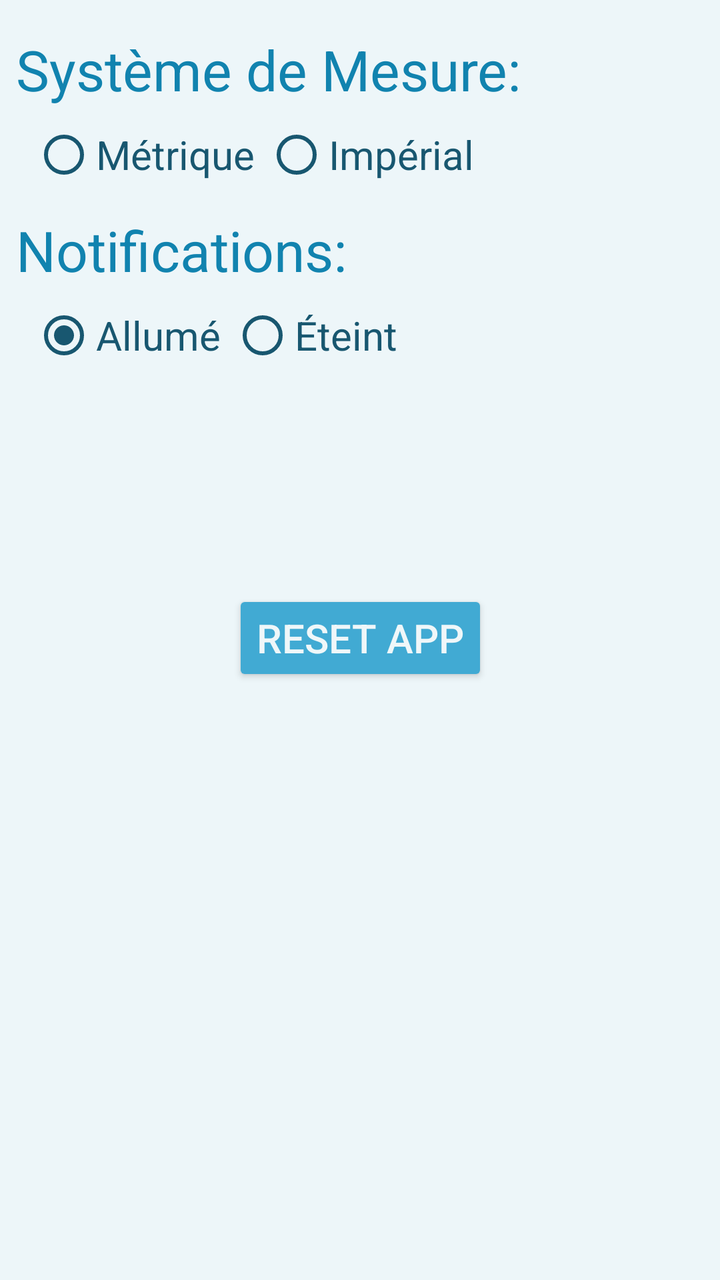
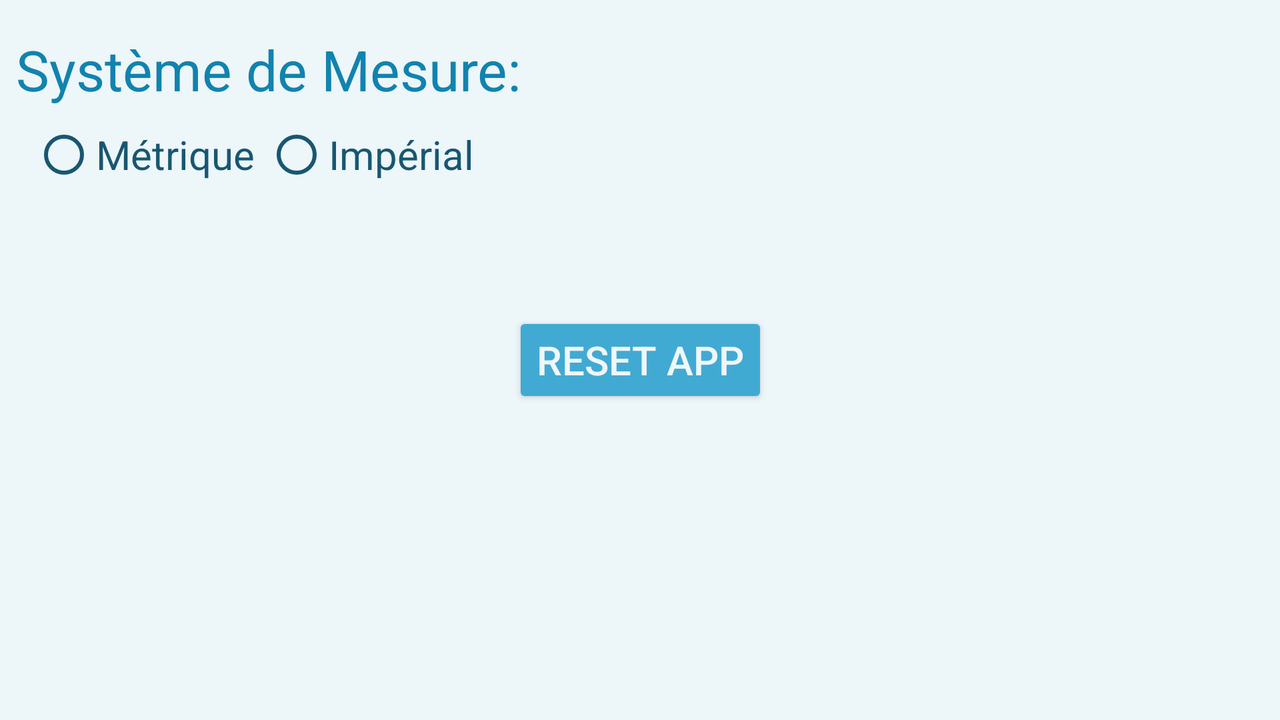

Two renders of one Android screen. The first uses the default layout on a phone; the second uses the alternative layout the repository ships for a different screen configuration, on a matching device. The two XML files are below.
<!-- AndroidManifest.xml: application theme AppTheme -->
<!-- res/layout/activity_options.xml -->
<?xml version="1.0" encoding="utf-8"?>

<android.support.constraint.ConstraintLayout xmlns:android="http://schemas.android.com/apk/res/android"
    xmlns:app="http://schemas.android.com/apk/res-auto"
    xmlns:tools="http://schemas.android.com/tools"
    android:layout_width="match_parent"
    android:layout_height="match_parent"
    android:background="@color/backgroundColor"
    tools:context="com.laurent.goga.bogatu.pumpnsmash.Options">

    <TextView
        android:id="@+id/mesureOptionsTextView"
        android:layout_width="wrap_content"
        android:layout_height="wrap_content"
        android:layout_alignParentTop="true"
        android:layout_marginStart="8dp"
        android:layout_marginTop="16dp"
        android:text="@string/syst_mesure"
        android:textColor="@color/textColorDark"
        android:textSize="28sp"
        app:layout_constraintStart_toStartOf="parent"
        app:layout_constraintTop_toTopOf="parent" />

    <TextView
        android:id="@+id/notifsOptionsTextView"
        android:layout_width="wrap_content"
        android:layout_height="wrap_content"
        android:layout_alignParentTop="true"
        android:layout_marginStart="8dp"
        android:layout_marginTop="13dp"
        android:text="@string/notifications"
        android:textColor="@color/textColorDark"
        android:textSize="28sp"
        app:layout_constraintStart_toStartOf="parent"
        app:layout_constraintTop_toBottomOf="@+id/systMesureOptionsRadioGroup" />

    <RadioGroup
        android:id="@+id/systMesureOptionsRadioGroup"
        android:layout_width="wrap_content"
        android:layout_height="wrap_content"
        android:layout_marginStart="16dp"
        android:layout_marginTop="8dp"
        android:checkedButton="@+id/metriqueRadioButton"
        android:orientation="horizontal"
        app:layout_constraintStart_toStartOf="parent"
        app:layout_constraintTop_toBottomOf="@+id/mesureOptionsTextView">

        <RadioButton
            android:id="@+id/metriqueOptionsRadioButton"
            android:layout_width="wrap_content"
            android:layout_height="wrap_content"
            android:layout_weight="1"
            android:buttonTint="@color/textColorDarker"
            android:text="@string/metrique"
            android:textColor="@color/textColorDarker"
            android:textSize="20sp" />

        <RadioButton
            android:id="@+id/imperialOptionsRadioButton"
            android:layout_width="wrap_content"
            android:layout_height="wrap_content"
            android:layout_marginStart="5dp"
            android:layout_weight="1"
            android:buttonTint="@color/textColorDarker"
            android:text="@string/imperial"
            android:textColor="@color/textColorDarker"
            android:textSize="20sp" />

    </RadioGroup>

    <RadioGroup
        android:id="@+id/notifsOptionsRadioGroup"
        android:layout_width="wrap_content"
        android:layout_height="wrap_content"
        android:layout_marginStart="16dp"
        android:layout_marginTop="8dp"
        android:checkedButton="@+id/notifsOn"
        android:orientation="horizontal"
        app:layout_constraintStart_toStartOf="parent"
        app:layout_constraintTop_toBottomOf="@+id/notifsOptionsTextView">

        <RadioButton
            android:id="@+id/notifsOn"
            android:layout_width="wrap_content"
            android:layout_height="wrap_content"
            android:layout_weight="1"
            android:buttonTint="@color/textColorDarker"
            android:text="@string/notifsOn"
            android:textColor="@color/textColorDarker"
            android:textSize="20sp" />

        <RadioButton
            android:id="@+id/notifsOff"
            android:layout_width="wrap_content"
            android:layout_height="wrap_content"
            android:layout_marginStart="5dp"
            android:layout_weight="1"
            android:buttonTint="@color/textColorDarker"
            android:text="@string/notifsOff"
            android:textColor="@color/textColorDarker"
            android:textSize="20sp" />

    </RadioGroup>

    <Button
        android:id="@+id/resetOptionsButton"
        android:layout_width="wrap_content"
        android:layout_height="wrap_content"
        android:layout_marginBottom="232dp"
        android:layout_marginEnd="8dp"
        android:layout_marginStart="8dp"
        android:layout_marginTop="46dp"
        android:backgroundTint="@color/colorPrimary"
        android:text="@string/reset_app"
        android:textColor="@color/textColorLight"
        android:textSize="20sp"
        app:layout_constraintBottom_toBottomOf="parent"
        app:layout_constraintEnd_toEndOf="parent"
        app:layout_constraintStart_toStartOf="parent"
        app:layout_constraintTop_toBottomOf="@+id/notifsOptionsRadioGroup" />

</android.support.constraint.ConstraintLayout>
<!-- resources referenced by this layout -->
<resources>
  <color name="backgroundColor">#edf6f9</color>
  <color name="colorPrimary">#41aad3</color>
  <color name="textColorDark">#1183af</color>
  <color name="textColorDarker">#185770</color>
  <color name="textColorLight">#eff7f9</color>
  <string name="imperial">Impérial</string>
  <string name="metrique">Métrique</string>
  <string name="notifications">Notifications:</string>
  <string name="notifsOff">Éteint</string>
  <string name="notifsOn">Allumé</string>
  <string name="reset_app">Reset App</string>
  <string name="syst_mesure">Système de Mesure:</string>
  <style name="AppTheme" parent="Theme.AppCompat.Light.DarkActionBar">
          
          <item name="colorPrimary">@color/colorPrimary</item>
          <item name="colorPrimaryDark">@color/colorPrimaryDark</item>
          <item name="colorAccent">@color/colorAccent</item>
          <item name="android:spinnerDropDownItemStyle">@style/mySpinnerItemStyle</item>
      </style>
  <color name="colorPrimaryDark">#41aad3</color>
  <color name="colorAccent">#1a617c</color>
  <style name="mySpinnerItemStyle" parent="@android:style/Widget.Holo.DropDownItem.Spinner">
          <item name="android:textColor">@color/my_spinner_text_color</item>
          <item name="android:background">@color/backgroundColor</item>
      </style>
  <color name="my_spinner_text_color">#185770</color>
</resources>
<!-- res/layout-land/activity_options.xml (the repository's variant of the layout above) -->
<!-- drawn on the phone turned sideways -->
<?xml version="1.0" encoding="utf-8"?>

<android.support.constraint.ConstraintLayout xmlns:android="http://schemas.android.com/apk/res/android"
    xmlns:app="http://schemas.android.com/apk/res-auto"
    xmlns:tools="http://schemas.android.com/tools"
    android:layout_width="match_parent"
    android:layout_height="match_parent"
    android:background="@color/backgroundColor"
    tools:context="com.laurent.goga.bogatu.pumpnsmash.Options">

    <TextView
        android:id="@+id/mesureOptionsTextView"
        android:layout_width="wrap_content"
        android:layout_height="wrap_content"
        android:layout_alignParentTop="true"
        android:layout_marginStart="8dp"
        android:layout_marginTop="16dp"
        android:text="@string/syst_mesure"
        android:textColor="@color/textColorDark"
        android:textSize="28sp"
        app:layout_constraintStart_toStartOf="parent"
        app:layout_constraintTop_toTopOf="parent" />

    <RadioGroup
        android:id="@+id/systMesureOptionsRadioGroup"
        android:layout_width="wrap_content"
        android:layout_height="wrap_content"
        android:layout_marginStart="16dp"
        android:layout_marginTop="8dp"
        android:checkedButton="@+id/metriqueRadioButton"
        android:orientation="horizontal"
        app:layout_constraintStart_toStartOf="parent"
        app:layout_constraintTop_toBottomOf="@+id/mesureOptionsTextView">

        <RadioButton
            android:id="@+id/metriqueOptionsRadioButton"
            android:layout_width="wrap_content"
            android:layout_height="wrap_content"
            android:layout_weight="1"
            android:buttonTint="@color/textColorDarker"
            android:text="@string/metrique"
            android:textColor="@color/textColorDarker"
            android:textSize="20sp" />

        <RadioButton
            android:id="@+id/imperialOptionsRadioButton"
            android:layout_width="wrap_content"
            android:layout_height="wrap_content"
            android:layout_marginStart="5dp"
            android:layout_weight="1"
            android:buttonTint="@color/textColorDarker"
            android:text="@string/imperial"
            android:textColor="@color/textColorDarker"
            android:textSize="20sp" />

    </RadioGroup>

    <Button
        android:id="@+id/resetOptionsButton"
        android:layout_width="wrap_content"
        android:layout_height="wrap_content"
        android:layout_marginBottom="8dp"
        android:layout_marginEnd="8dp"
        android:layout_marginStart="8dp"
        android:layout_marginTop="8dp"
        android:backgroundTint="@color/colorPrimary"
        android:text="@string/reset_app"
        android:textColor="@color/textColorLight"
        android:textSize="20sp"
        app:layout_constraintBottom_toBottomOf="parent"
        app:layout_constraintEnd_toEndOf="parent"
        app:layout_constraintStart_toStartOf="parent"
        app:layout_constraintTop_toTopOf="parent" />
</android.support.constraint.ConstraintLayout>
<!-- resources referenced by the variant -->
<!-- as the phone turned sideways resolves them -->
<resources>
  <color name="backgroundColor">#edf6f9</color>
  <color name="colorPrimary">#41aad3</color>
  <color name="textColorDark">#1183af</color>
  <color name="textColorDarker">#185770</color>
  <color name="textColorLight">#eff7f9</color>
  <string name="imperial">Impérial</string>
  <string name="metrique">Métrique</string>
  <string name="reset_app">Reset App</string>
  <string name="syst_mesure">Système de Mesure:</string>
  <style name="AppTheme" parent="Theme.AppCompat.Light.DarkActionBar">
          
          <item name="colorPrimary">@color/colorPrimary</item>
          <item name="colorPrimaryDark">@color/colorPrimaryDark</item>
          <item name="colorAccent">@color/colorAccent</item>
          <item name="android:spinnerDropDownItemStyle">@style/mySpinnerItemStyle</item>
      </style>
  <color name="colorPrimaryDark">#41aad3</color>
  <color name="colorAccent">#1a617c</color>
  <style name="mySpinnerItemStyle" parent="@android:style/Widget.Holo.DropDownItem.Spinner">
          <item name="android:textColor">@color/my_spinner_text_color</item>
          <item name="android:background">@color/backgroundColor</item>
      </style>
  <color name="my_spinner_text_color">#185770</color>
</resources>
